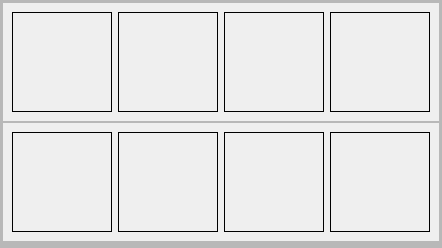
          <widget class="QFrame" name="frame_25">
           <property name="sizePolicy">
            <sizepolicy hsizetype="Preferred" vsizetype="Expanding">
             <horstretch>0</horstretch>
             <verstretch>7</verstretch>
            </sizepolicy>
           </property>
           <property name="frameShape">
            <enum>QFrame::StyledPanel</enum>
           </property>
           <property name="frameShadow">
            <enum>QFrame::Raised</enum>
           </property>
           <layout class="QVBoxLayout" name="verticalLayout_18">
            <property name="spacing">
             <number>0</number>
            </property>
            <property name="leftMargin">
             <number>0</number>
            </property>
            <property name="topMargin">
             <number>0</number>
            </property>
            <property name="rightMargin">
             <number>0</number>
            </property>
            <property name="bottomMargin">
             <number>0</number>
            </property>
            <item>
             <widget class="QFrame" name="frame_40">
              <property name="sizePolicy">
               <sizepolicy hsizetype="Preferred" vsizetype="Expanding">
                <horstretch>0</horstretch>
                <verstretch>8</verstretch>
               </sizepolicy>
              </property>
              <property name="frameShape">
               <enum>QFrame::StyledPanel</enum>
              </property>
              <property name="frameShadow">
               <enum>QFrame::Raised</enum>
              </property>
              <layout class="QVBoxLayout" name="verticalLayout_19">
               <property name="spacing">
                <number>0</number>
               </property>
               <property name="leftMargin">
                <number>0</number>
               </property>
               <property name="topMargin">
                <number>0</number>
               </property>
               <property name="rightMargin">
                <number>0</number>
               </property>
               <property name="bottomMargin">
                <number>0</number>
               </property>
               <item>
                <widget class="QFrame" name="frame_41">
                 <property name="sizePolicy">
                  <sizepolicy hsizetype="Preferred" vsizetype="Expanding">
                   <horstretch>0</horstretch>
                   <verstretch>2</verstretch>
                  </sizepolicy>
                 </property>
                 <property name="frameShape">
                  <enum>QFrame::StyledPanel</enum>
                 </property>
                 <property name="frameShadow">
                  <enum>QFrame::Raised</enum>
                 </property>
                 <widget class="QPushButton" name="pushButton_7">
                  <property name="geometry">
                   <rect>
                    <x>0</x>
                    <y>0</y>
                    <width>191</width>
                    <height>51</height>
                   </rect>
                  </property>
                  <property name="sizePolicy">
                   <sizepolicy hsizetype="Minimum" vsizetype="Expanding">
                    <horstretch>0</horstretch>
                    <verstretch>3</verstretch>
                   </sizepolicy>
                  </property>
                  <property name="styleSheet">
                   <string notr="true">QPushButton{
	border:none;
	
	font: 20pt &quot;楷体&quot;;
}</string>
                  </property>
                  <property name="text">
                   <string>相机状态</string>
                  </property>
                  <property name="icon">
                   <iconset>
                    <normaloff>icon/icon_12af5u4ry7yi/xiangji.png</normaloff>icon/icon_12af5u4ry7yi/xiangji.png</iconset>
                  </property>
                  <property name="iconSize">
                   <size>
                    <width>40</width>
                    <height>40</height>
                   </size>
                  </property>
                 </widget>
                 <widget class="QPushButton" name="hideSetBtn_2">
                  <property name="geometry">
                   <rect>
                    <x>400</x>
                    <y>0</y>
                    <width>31</width>
                    <height>41</height>
                   </rect>
                  </property>
                  <property name="styleSheet">
                   <string notr="true">QPushButton{
	border:none;
	
}</string>
                  </property>
                  <property name="text">
                   <string/>
                  </property>
                  <property name="icon">
                   <iconset>
                    <normaloff>icon/关闭.png</normaloff>icon/关闭.png</iconset>
                  </property>
                  <property name="iconSize">
                   <size>
                    <width>40</width>
                    <height>40</height>
                   </size>
                  </property>
                 </widget>
                 <widget class="QPushButton" name="plotBtn_2">
                  <property name="geometry">
                   <rect>
                    <x>190</x>
                    <y>10</y>
                    <width>31</width>
                    <height>31</height>
                   </rect>
                  </property>
                  <property name="sizePolicy">
                   <sizepolicy hsizetype="Minimum" vsizetype="Expanding">
                    <horstretch>0</horstretch>
                    <verstretch>5</verstretch>
                   </sizepolicy>
                  </property>
                  <property name="styleSheet">
                   <string notr="true">QPushButton{
	border:none;
}</string>
                  </property>
                  <property name="text">
                   <string/>
                  </property>
                  <property name="icon">
                   <iconset>
                    <normaloff>icon/icon_12af5u4ry7yi/全屏.png</normaloff>icon/icon_12af5u4ry7yi/全屏.png</iconset>
                  </property>
                  <property name="iconSize">
                   <size>
                    <width>30</width>
                    <height>30</height>
                   </size>
                  </property>
                 </widget>
                </widget>
               </item>
               <item>
                <widget class="QFrame" name="frame_42">
                 <property name="sizePolicy">
                  <sizepolicy hsizetype="Preferred" vsizetype="Expanding">
                   <horstretch>0</horstretch>
                   <verstretch>5</verstretch>
                  </sizepolicy>
                 </property>
                 <property name="styleSheet">
                  <string notr="true">QLabel{
	border:1px solid black;
}</string>
                 </property>
                 <property name="frameShape">
                  <enum>QFrame::StyledPanel</enum>
                 </property>
                 <property name="frameShadow">
                  <enum>QFrame::Raised</enum>
                 </property>
                 <layout class="QHBoxLayout" name="horizontalLayout_9">
                  <item>
                   <widget class="QLabel" name="label_6">
                    <property name="minimumSize">
                     <size>
                      <width>100</width>
                      <height>100</height>
                     </size>
                    </property>
                    <property name="maximumSize">
                     <size>
                      <width>100</width>
                      <height>100</height>
                     </size>
                    </property>
                    <property name="text">
                     <string/>
                    </property>
                   </widget>
                  </item>
                  <item>
                   <widget class="QLabel" name="label_7">
                    <property name="minimumSize">
                     <size>
                      <width>100</width>
                      <height>100</height>
                     </size>
                    </property>
                    <property name="maximumSize">
                     <size>
                      <width>100</width>
                      <height>100</height>
                     </size>
                    </property>
                    <property name="text">
                     <string/>
                    </property>
                   </widget>
                  </item>
                  <item>
                   <widget class="QLabel" name="label_17">
                    <property name="minimumSize">
                     <size>
                      <width>100</width>
                      <height>100</height>
                     </size>
                    </property>
                    <property name="maximumSize">
                     <size>
                      <width>100</width>
                      <height>100</height>
                     </size>
                    </property>
                    <property name="text">
                     <string/>
                    </property>
                   </widget>
                  </item>
                  <item>
                   <widget class="QLabel" name="label_18">
                    <property name="minimumSize">
                     <size>
                      <width>100</width>
                      <height>100</height>
                     </size>
                    </property>
                    <property name="maximumSize">
                     <size>
                      <width>100</width>
                      <height>100</height>
                     </size>
                    </property>
                    <property name="text">
                     <string/>
                    </property>
                   </widget>
                  </item>
                 </layout>
                </widget>
               </item>
               <item>
                <widget class="QFrame" name="frame_51">
                 <property name="sizePolicy">
                  <sizepolicy hsizetype="Preferred" vsizetype="Expanding">
                   <horstretch>0</horstretch>
                   <verstretch>1</verstretch>
                  </sizepolicy>
                 </property>
                 <property name="frameShape">
                  <enum>QFrame::StyledPanel</enum>
                 </property>
                 <property name="frameShadow">
                  <enum>QFrame::Raised</enum>
                 </property>
                 <widget class="QLabel" name="label_12">
                  <property name="geometry">
                   <rect>
                    <x>30</x>
                    <y>2</y>
                    <width>41</width>
                    <height>16</height>
                   </rect>
                  </property>
                  <property name="text">
                   <string>相机1</string>
                  </property>
                 </widget>
                 <widget class="QLabel" name="label_14">
                  <property name="geometry">
                   <rect>
                    <x>140</x>
                    <y>2</y>
                    <width>41</width>
                    <height>16</height>
                   </rect>
                  </property>
                  <property name="text">
                   <string>相机2</string>
                  </property>
                 </widget>
                 <widget class="QLabel" name="label_15">
                  <property name="geometry">
                   <rect>
                    <x>250</x>
                    <y>2</y>
                    <width>41</width>
                    <height>16</height>
                   </rect>
                  </property>
                  <property name="text">
                   <string>相机3</string>
                  </property>
                 </widget>
                 <widget class="QLabel" name="label_16">
                  <property name="geometry">
                   <rect>
                    <x>360</x>
                    <y>2</y>
                    <width>41</width>
                    <height>16</height>
                   </rect>
                  </property>
                  <property name="text">
                   <string>相机4</string>
                  </property>
                 </widget>
                </widget>
               </item>
               <item>
                <widget class="QFrame" name="frame_52">
                 <property name="sizePolicy">
                  <sizepolicy hsizetype="Preferred" vsizetype="Expanding">
                   <horstretch>0</horstretch>
                   <verstretch>5</verstretch>
                  </sizepolicy>
                 </property>
                 <property name="styleSheet">
                  <string notr="true">QLabel{
	border:1px solid black;
}</string>
                 </property>
                 <property name="frameShape">
                  <enum>QFrame::StyledPanel</enum>
                 </property>
                 <property name="frameShadow">
                  <enum>QFrame::Raised</enum>
                 </property>
                 <layout class="QHBoxLayout" name="horizontalLayout_11">
                  <item>
                   <widget class="QLabel" name="label_21">
                    <property name="minimumSize">
                     <size>
                      <width>100</width>
                      <height>100</height>
                     </size>
                    </property>
                    <property name="maximumSize">
                     <size>
                      <width>100</width>
                      <height>100</height>
                     </size>
                    </property>
                    <property name="text">
                     <string/>
                    </property>
                   </widget>
                  </item>
                  <item>
                   <widget class="QLabel" name="label_20">
                    <property name="minimumSize">
                     <size>
                      <width>100</width>
                      <height>100</height>
                     </size>
                    </property>
                    <property name="maximumSize">
                     <size>
                      <width>100</width>
                      <height>100</height>
                     </size>
                    </property>
                    <property name="text">
                     <string/>
                    </property>
                   </widget>
                  </item>
                  <item>
                   <widget class="QLabel" name="label_19">
                    <property name="minimumSize">
                     <size>
                      <width>100</width>
                      <height>100</height>
                     </size>
                    </property>
                    <property name="maximumSize">
                     <size>
                      <width>100</width>
                      <height>100</height>
                     </size>
                    </property>
                    <property name="text">
                     <string/>
                    </property>
                   </widget>
                  </item>
                  <item>
                   <widget class="QLabel" name="label_22">
                    <property name="minimumSize">
                     <size>
                      <width>100</width>
                      <height>100</height>
                     </size>
                    </property>
                    <property name="maximumSize">
                     <size>
                      <width>100</width>
                      <height>100</height>
                     </size>
                    </property>
                    <property name="text">
                     <string/>
                    </property>
                   </widget>
                  </item>
                 </layout>
                </widget>
               </item>
              </layout>
             </widget>
            </item>
            <item>
             <widget class="QFrame" name="frame_57">
              <property name="sizePolicy">
               <sizepolicy hsizetype="Preferred" vsizetype="Expanding">
                <horstretch>0</horstretch>
                <verstretch>9</verstretch>
               </sizepolicy>
              </property>
              <property name="frameShape">
               <enum>QFrame::StyledPanel</enum>
              </property>
              <property name="frameShadow">
               <enum>QFrame::Raised</enum>
              </property>
              <layout class="QVBoxLayout" name="verticalLayout_20">
               <property name="spacing">
                <number>0</number>
               </property>
               <property name="leftMargin">
                <number>0</number>
               </property>
               <property name="topMargin">
                <number>0</number>
               </property>
               <property name="rightMargin">
                <number>0</number>
               </property>
               <property name="bottomMargin">
                <number>0</number>
               </property>
               <item>
                <widget class="QFrame" name="frame_58">
                 <property name="sizePolicy">
                  <sizepolicy hsizetype="Preferred" vsizetype="Expanding">
                   <horstretch>0</horstretch>
                   <verstretch>2</verstretch>
                  </sizepolicy>
                 </property>
                 <property name="mouseTracking">
                  <bool>true</bool>
                 </property>
                 <property name="frameShape">
                  <enum>QFrame::StyledPanel</enum>
                 </property>
                 <property name="frameShadow">
                  <enum>QFrame::Raised</enum>
                 </property>
                 <widget class="QPushButton" name="pushButton_9">
                  <property name="geometry">
                   <rect>
                    <x>10</x>
                    <y>10</y>
                    <width>112</width>
                    <height>40</height>
                   </rect>
                  </property>
                  <property name="styleSheet">
                   <string notr="true">QPushButton{
	border:none;
	
	font: 20pt &quot;楷体&quot;;
}</string>
                  </property>
                  <property name="text">
                   <string>设置</string>
                  </property>
                  <property name="icon">
                   <iconset>
                    <normaloff>icon/icon_12af5u4ry7yi/设置.png</normaloff>icon/icon_12af5u4ry7yi/设置.png</iconset>
                  </property>
                  <property name="iconSize">
                   <size>
                    <width>40</width>
                    <height>40</height>
                   </size>
                  </property>
                 </widget>
                 <widget class="QRadioButton" name="radioButton">
                  <property name="geometry">
                   <rect>
                    <x>350</x>
                    <y>20</y>
                    <width>91</width>
                    <height>19</height>
                   </rect>
                  </property>
                  <property name="text">
                   <string>保存图片</string>
                  </property>
                 </widget>
                </widget>
               </item>
               <item>
                <widget class="QFrame" name="frame_59">
                 <property name="sizePolicy">
                  <sizepolicy hsizetype="Preferred" vsizetype="Expanding">
                   <horstretch>0</horstretch>
                   <verstretch>11</verstretch>
                  </sizepolicy>
                 </property>
                 <property name="frameShape">
                  <enum>QFrame::StyledPanel</enum>
                 </property>
                 <property name="frameShadow">
                  <enum>QFrame::Raised</enum>
                 </property>
                 <layout class="QHBoxLayout" name="horizontalLayout_8">
                  <property name="spacing">
                   <number>0</number>
                  </property>
                  <property name="leftMargin">
                   <number>0</number>
                  </property>
                  <property name="topMargin">
                   <number>0</number>
                  </property>
                  <property name="rightMargin">
                   <number>0</number>
                  </property>
                  <property name="bottomMargin">
                   <number>0</number>
                  </property>
                  <item>
                   <widget class="QFrame" name="frame_22">
                    <property name="sizePolicy">
                     <sizepolicy hsizetype="Expanding" vsizetype="Preferred">
                      <horstretch>3</horstretch>
                      <verstretch>0</verstretch>
                     </sizepolicy>
                    </property>
                    <property name="frameShape">
                     <enum>QFrame::StyledPanel</enum>
                    </property>
                    <property name="frameShadow">
                     <enum>QFrame::Raised</enum>
                    </property>
                    <widget class="QPushButton" name="backBtn">
                     <property name="geometry">
                      <rect>
                       <x>20</x>
                       <y>220</y>
                       <width>93</width>
                       <height>28</height>
                      </rect>
                     </property>
                     <property name="text">
                      <string>回零</string>
                     </property>
                    </widget>
                    <widget class="QPushButton" name="headBtn">
                     <property name="geometry">
                      <rect>
                       <x>18</x>
                       <y>63</y>
                       <width>91</width>
                       <height>28</height>
                      </rect>
                     </property>
                     <property name="text">
                      <string>电机运行</string>
                     </property>
                    </widget>
                    <widget class="QPushButton" name="cameraBtn">
                     <property name="geometry">
                      <rect>
                       <x>20</x>
                       <y>12</y>
                       <width>93</width>
                       <height>28</height>
                      </rect>
                     </property>
                     <property name="text">
                      <string>相机触发</string>
                     </property>
                    </widget>
                    <widget class="QPushButton" name="stopBtn">
                     <property name="geometry">
                      <rect>
                       <x>20</x>
                       <y>168</y>
                       <width>93</width>
                       <height>28</height>
                      </rect>
                     </property>
                     <property name="text">
                      <string>停止</string>
                     </property>
                    </widget>
                    <widget class="QPushButton" name="motorScanBtn">
                     <property name="geometry">
                      <rect>
                       <x>20</x>
                       <y>116</y>
                       <width>93</width>
                       <height>28</height>
                      </rect>
                     </property>
                     <property name="text">
                      <string>电机扫描</string>
                     </property>
                    </widget>
                    <widget class="QPushButton" name="showDefectionBtn">
                     <property name="geometry">
                      <rect>
                       <x>20</x>
                       <y>260</y>
                       <width>93</width>
                       <height>28</height>
                      </rect>
                     </property>
                     <property name="text">
                      <string>瑕疵位置</string>
                     </property>
                    </widget>
                   </widget>
                  </item>
                  <item>
                   <widget class="QFrame" name="frame_29">
                    <property name="sizePolicy">
                     <sizepolicy hsizetype="Expanding" vsizetype="Preferred">
                      <horstretch>7</horstretch>
                      <verstretch>0</verstretch>
                     </sizepolicy>
                    </property>
                    <property name="frameShape">
                     <enum>QFrame::StyledPanel</enum>
                    </property>
                    <property name="frameShadow">
                     <enum>QFrame::Raised</enum>
                    </property>
                    <widget class="QLineEdit" name="lineEdit_4">
                     <property name="geometry">
                      <rect>
                       <x>190</x>
                       <y>50</y>
                       <width>113</width>
                       <height>21</height>
                      </rect>
                     </property>
                    </widget>
                    <widget class="QLineEdit" name="lineEdit_2">
                     <property name="geometry">
                      <rect>
                       <x>190</x>
                       <y>10</y>
                       <width>113</width>
                       <height>21</height>
                      </rect>
                     </property>
                     <property name="text">
                      <string>100</string>
                     </property>
                    </widget>
                    <widget class="QLabel" name="label_24">
                     <property name="geometry">
                      <rect>
                       <x>5</x>
                       <y>52</y>
                       <width>72</width>
                       <height>15</height>
                      </rect>
                     </property>
                     <property name="text">
                      <string>当前位置</string>
                     </property>
                    </widget>
                    <widget class="QPushButton" name="runXBtn">
                     <property name="geometry">
                      <rect>
                       <x>80</x>
                       <y>80</y>
                       <width>93</width>
                       <height>28</height>
                      </rect>
                     </property>
                     <property name="text">
                      <string>运行x轴</string>
                     </property>
                    </widget>
                    <widget class="QLabel" name="label_23">
                     <property name="geometry">
                      <rect>
                       <x>20</x>
                       <y>12</y>
                       <width>51</width>
                       <height>16</height>
                      </rect>
                     </property>
                     <property name="text">
                      <string>运动到</string>
                     </property>
                    </widget>
                    <widget class="QLineEdit" name="lineEdit">
                     <property name="geometry">
                      <rect>
                       <x>70</x>
                       <y>10</y>
                       <width>113</width>
                       <height>21</height>
                      </rect>
                     </property>
                     <property name="text">
                      <string>100</string>
                     </property>
                    </widget>
                    <widget class="QLineEdit" name="lineEdit_3">
                     <property name="geometry">
                      <rect>
                       <x>70</x>
                       <y>50</y>
                       <width>113</width>
                       <height>21</height>
                      </rect>
                     </property>
                    </widget>
                    <widget class="QPushButton" name="runYBtn">
                     <property name="geometry">
                      <rect>
                       <x>200</x>
                       <y>80</y>
                       <width>93</width>
                       <height>28</height>
                      </rect>
                     </property>
                     <property name="text">
                      <string>运行y轴</string>
                     </property>
                    </widget>
                   </widget>
                  </item>
                 </layout>
                </widget>
               </item>
              </layout>
             </widget>
            </item>
           </layout>
          </widget>
